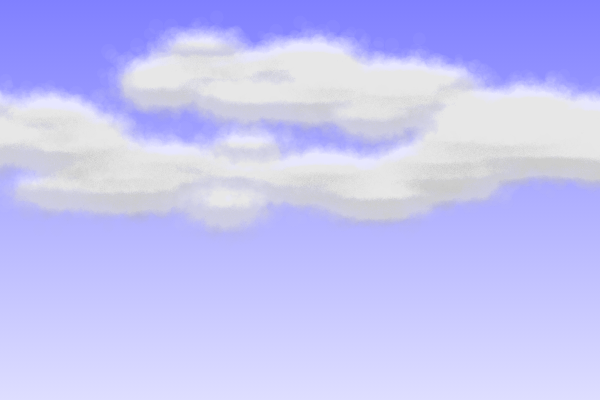
Frame 1 (no input)
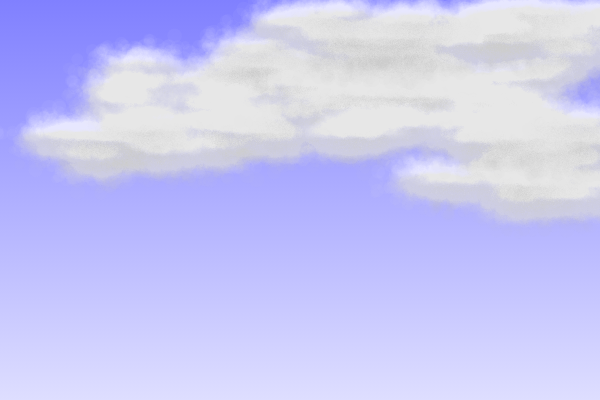
Frame 2 (the mouse pressed at the canvas centre, redrawn once)

The p5.js sketch that drew these frames (run headless with seeded random() and noise() and a simulated clock; the mouse was pressed at the canvas centre and the sketch redrawn once):

// p5.js sketch
// ── sketch.js
const clouds = 8;
const cores = 16;
const tufts = 1000;

function setup() {
  createCanvas(600, 400);
  randomSeed(7); //comment this out for random clouds
}

function draw() {
  background(220);

  const gradient = drawingContext.createLinearGradient(0, 0, 0, height);
  gradient.addColorStop(0, color(128, 128, 255));
  gradient.addColorStop(1, color(222, 222, 255));
  drawingContext.fillStyle = gradient;
  noStroke();
  rect(0, 0, width, height);

  for (let cloud = 0; cloud < clouds; cloud++) {
    const cloudX = random(width);
    const cloudY = random(height / 2);
    for (let core = 0; core < cores; core++) {
      const coreX = randomGaussian(0, width / 10);
      const coreY = randomGaussian(0, 15);
      for (let tuft = 0; tuft < tufts; tuft++) {
        const tuftX = randomGaussian(0, 20);
        const tuftY = randomGaussian(0, 10);
        const radius = random(8, 16);
        fill(map(tuftY, -15, 15, 255, 222), 10);
        circle(cloudX + coreX + tuftX, cloudY + coreY + tuftY, radius);
      }
    }
  }

  noLoop();
}
